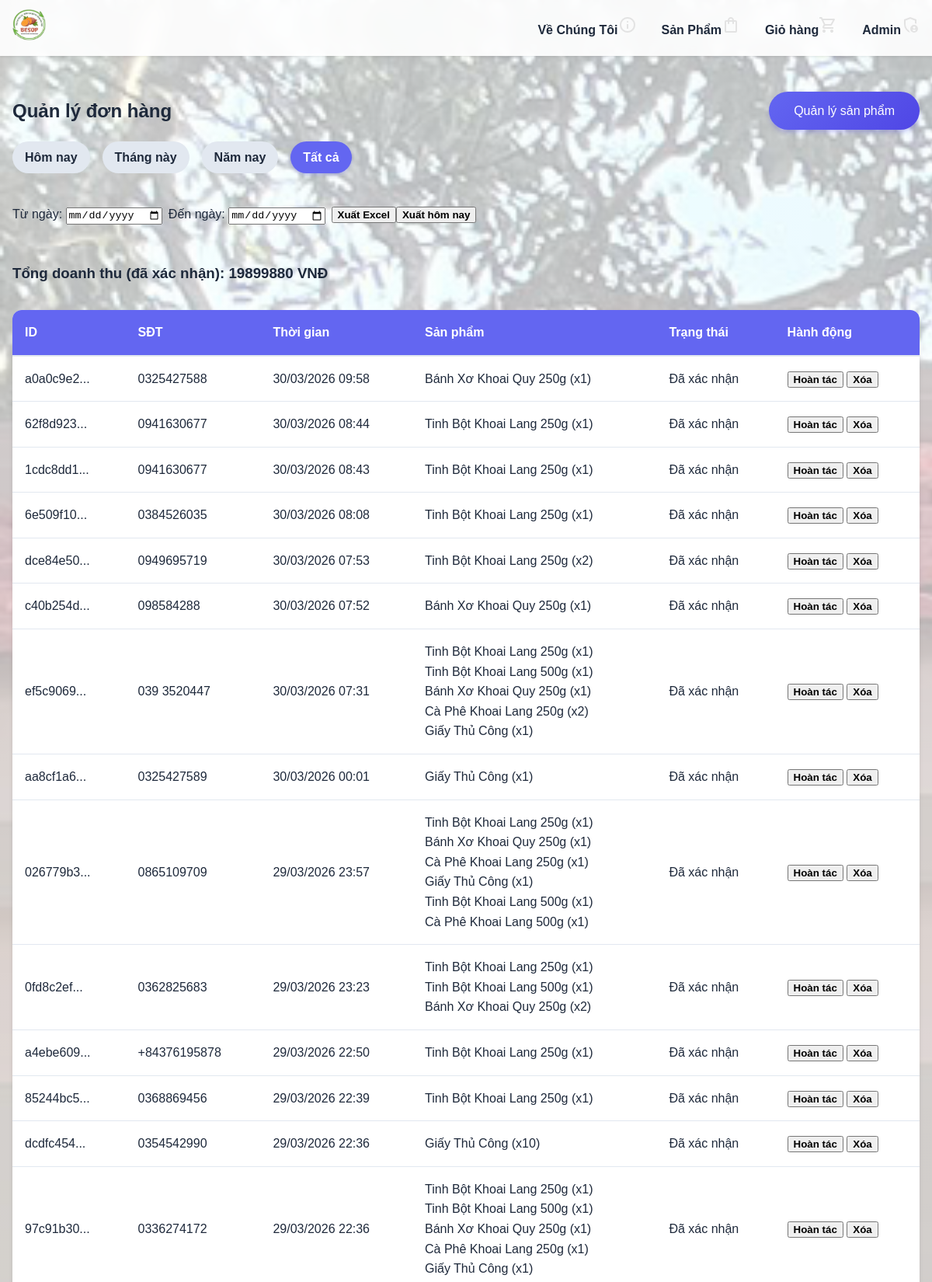
The page /quan-ly/ (signed in, upper part) on the database its author committed.
### shop/models.py (models this page shows, shortened)
class Transaction(models.Model):
    id = models.UUIDField(primary_key=True, default=uuid.uuid4, editable=False)
    phone_number = models.CharField(max_length=20)
    created_at = models.DateTimeField(auto_now_add=True)
    is_confirmed = models.BooleanField(default=False)
    revenue = models.IntegerField(default=0, blank=True, null=True)

class ProductTransaction(models.Model):
    transaction = models.ForeignKey(Transaction, on_delete=models.CASCADE)
    product_count = models.IntegerField()
    product = models.ForeignKey(Product, on_delete=models.CASCADE)

class Product(models.Model):
    product_name = models.CharField(max_length=255)
    price = models.IntegerField()
    description = models.TextField(blank=True, null=True)
    image = models.ImageField(upload_to='products/', blank=True, null=True)
    def __str__(self):
        return self.product_name

### shop/views.py (the view, shortened to what this page needs)
# urls.py: path('quan-ly/', views.admin_transactions, name='admin_transactions'),
@user_passes_test(lambda u: u.is_authenticated and u.is_superuser)
def admin_transactions(request):
    transactions = Transaction.objects.all()
    period = request.GET.get('period')
    now = timezone.now()
    if period == 'day':
        transactions = transactions.filter(created_at__date=now.date())
    elif period == 'month':
        transactions = transactions.filter(created_at__year=now.year, created_at__month=now.month)
    elif period == 'year':
        transactions = transactions.filter(created_at__year=now.year)
    transactions = transactions.order_by('-created_at')
    total_revenue = 0
    confirmed_transactions = transactions.filter(is_confirmed=True)
    total_revenue = sum(trans.revenue for trans in confirmed_transactions)
    return render(request, 'admin_transactions.html', {
        'transactions': transactions,
        'total_revenue': total_revenue,
        'current_period': period
        })

### templates/admin_transactions.html (shortened to what this page needs)
{% extends 'base.html' %}
{% block content %}
<div style="display: flex; justify-content: space-between; align-items: center;">
    <h2>Quản lý đơn hàng</h2>
    <a href="{% url 'admin_products' %}" class="btn btn-primary">Quản lý sản phẩm</a>
</div>
<div class="filters">
    <a href="?period=day" class="{% if current_period == 'day' %}active{% endif %}">Hôm nay</a>
    <a href="?period=month" class="{% if current_period == 'month' %}active{% endif %}">Tháng này</a>
    <a href="?period=year" class="{% if current_period == 'year' %}active{% endif %}">Năm nay</a>
    <a href="{% url 'admin_transactions' %}" class="{% if not current_period %}active{% endif %}">Tất cả</a>
</div>
<div style="align-content: center; display: inline-flex;">
    <form method="get" action="{% url 'extract_revenue_report_excel' %}" class="export-form" style="margin: 1rem 0; display:flex; gap:0.5rem; align-items: center;">
    <label>
        Từ ngày:
        <input type="date" name="start_date" value="{{ request.GET.start_date }}" required>
    </label>
    <label>
        Đến ngày:
        <input type="date" name="end_date" value="{{ request.GET.end_date }}" required>
    </label>
    <button type="submit">Xuất Excel</button>
</form>
<form method="get" action="{% url 'extract_revenue_report_excel' %}" class="export-form" style="margin: 1rem 0; display:flex; gap:0.5rem; align-items: center;">
    <button type="submit" name="today" value="1">Xuất hôm nay</button>
</form>
</div>
<div class="revenue">
    <h3>Tổng doanh thu (đã xác nhận): {{ total_revenue|floatformat:0 }} VNĐ</h3>
</div>
<table class="admin-table">
    <thead>
        <tr>
            <th>ID</th>
            <th>SĐT</th>
            <th>Thời gian</th>
            <th>Sản phẩm</th>
            <th>Trạng thái</th>
            <th>Hành động</th>
        </tr>
    </thead>
    <tbody>
        {% for trans in transactions %}
        <tr>
            <td>{{ trans.id|stringformat:".8s" }}...</td>
            <td>{{ trans.phone_number }}</td>
            <td>{{ trans.created_at|date:"d/m/Y H:i" }}</td>
            <td>
                {% for pt in trans.producttransaction_set.all %}
                    {{ pt.product }} (x{{ pt.product_count }})<br>
                {% endfor %}
            </td>
            <td>{% if trans.is_confirmed %}Đã xác nhận{% else %}Chờ xác nhận{% endif %}</td>
            <td>
                {% if not trans.is_confirmed %}
                    <form method="post" action="{% url 'admin_transactions' %}" style="display: inline;">
                        {% csrf_token %}
                        <input type="hidden" name="transaction_id" value="{{ trans.id }}">
                        <button type="submit">Xác nhận</button>
                    </form>
                {% else %}
                    <form method="post" action="{% url 'revert_transaction' trans.id %}" style="display: inline;">
                        <button type="submit">Hoàn tác</button>
                    </form>
                {% endif %}
                <form method="post" action="{% url 'delete_transaction' trans.id %}" style="display: inline;" onsubmit="return confirm('Bạn có chắc chắn muốn xóa đơn hàng này?');">
                    <button type="submit" class="delete-btn">Xóa</button>
                </form>
            </td>
        </tr>
        {% empty %}
        <tr>
            <td colspan="6">Không có đơn hàng nào.</td>
        </tr>
        {% endfor %}
    </tbody>
</table>
{% endblock %}

### static/css/style.css (style rules this page uses)
:root { --primary-color: #6366f1; --primary-hover: #4f46e5; --secondary-color: #ec4899; --background-color: #f8fafc; --card-bg: #ffffff; --text-color: #1e293b; --text-light: #64748b; --border-radius: 12px; --shadow: 0 4px 6px -1px rgb(0 0 0 / 0.1), 0 2px 4px -2px rgb(0 0 0 / 0.1); --shadow-hover: 0 10px 15px -3px rgb(0 0 0 / 0.1), 0 4px 6px -4px rgb(0 0 0 / 0.1); }
html { font-size: 16px; }
body { font-family: 'Poppins', sans-serif; margin: 0; padding: 0; background-color: var(--background-color); color: var(--text-color); line-height: 1.6; }
a { text-decoration: none; color: inherit; transition: color 0.2s; }
table { width: 100%; border-collapse: separate; border-spacing: 0; margin-bottom: 2rem; }
th { text-align: left; padding: 1rem; background-color: #f1f5f9; color: var(--text-light); font-weight: 600; border-bottom: 2px solid #e2e8f0; }
td { padding: 1rem; border-bottom: 1px solid #e2e8f0; }
button { font-family: inherit; font-weight: 600; cursor: pointer; transition: all 0.2s; }
.btn-primary, .btn-confirm { background: linear-gradient(135deg, var(--primary-color), var(--primary-hover)); color: white; padding: 0.75rem 2rem; border: none; border-radius: 50px; font-size: 1rem; box-shadow: 0 4px 6px -1px rgba(79, 70, 229, 0.3); }
.admin-table { width: 100%; background: var(--card-bg); border-radius: var(--border-radius); box-shadow: var(--shadow); overflow: hidden; border-collapse: collapse; }
.admin-table th { background-color: var(--primary-color); color: white; }
.filters { display: flex; gap: 1rem; margin-bottom: 1.5rem; flex-wrap: wrap; }
.filters a { padding: 0.5rem 1rem; background: #e2e8f0; border-radius: 50px; font-weight: 600; transition: all 0.2s; }
.filters a.active { background: var(--primary-color); color: white; box-shadow: 0 2px 4px rgba(99, 102, 241, 0.3); }
.revenue { margin: 2rem 0; }

### rows shown on the page
Transaction: is_confirmed "Đã xác nhận"
ProductTransaction: product "Bánh Xơ Khoai Quy 250g", product_count "1"
Transaction: is_confirmed "Đã xác nhận"
ProductTransaction: product "Tinh Bột Khoai Lang 250g", product_count "1"
Transaction: is_confirmed "Đã xác nhận"
ProductTransaction: product "Tinh Bột Khoai Lang 250g", product_count "1"
Transaction: is_confirmed "Đã xác nhận"
ProductTransaction: product "Tinh Bột Khoai Lang 250g", product_count "1"
Transaction: is_confirmed "Đã xác nhận"
ProductTransaction: product "Tinh Bột Khoai Lang 250g", product_count "2"
Transaction: is_confirmed "Đã xác nhận"
ProductTransaction: product "Bánh Xơ Khoai Quy 250g", product_count "1"
Transaction: is_confirmed "Đã xác nhận"
ProductTransaction: product "Tinh Bột Khoai Lang 250g", product_count "1"
ProductTransaction: product "Tinh Bột Khoai Lang 500g", product_count "1"
ProductTransaction: product "Bánh Xơ Khoai Quy 250g", product_count "1"
ProductTransaction: product "Cà Phê Khoai Lang 250g", product_count "2"
ProductTransaction: product "Giấy Thủ Công", product_count "1"
Transaction: is_confirmed "Đã xác nhận"
ProductTransaction: product "Giấy Thủ Công", product_count "1"
Transaction: is_confirmed "Đã xác nhận"
ProductTransaction: product "Tinh Bột Khoai Lang 250g", product_count "1"
ProductTransaction: product "Bánh Xơ Khoai Quy 250g", product_count "1"
ProductTransaction: product "Cà Phê Khoai Lang 250g", product_count "1"
ProductTransaction: product "Giấy Thủ Công", product_count "1"
ProductTransaction: product "Tinh Bột Khoai Lang 500g", product_count "1"
ProductTransaction: product "Cà Phê Khoai Lang 500g", product_count "1"
Transaction: is_confirmed "Đã xác nhận"
ProductTransaction: product "Tinh Bột Khoai Lang 250g", product_count "1"
ProductTransaction: product "Tinh Bột Khoai Lang 500g", product_count "1"
ProductTransaction: product "Bánh Xơ Khoai Quy 250g", product_count "2"
Transaction: is_confirmed "Đã xác nhận"
ProductTransaction: product "Tinh Bột Khoai Lang 250g", product_count "1"
Transaction: is_confirmed "Đã xác nhận"
ProductTransaction: product "Tinh Bột Khoai Lang 250g", product_count "1"
Transaction: is_confirmed "Đã xác nhận"
ProductTransaction: product "Giấy Thủ Công", product_count "10"
Transaction: is_confirmed "Đã xác nhận"
ProductTransaction: product "Tinh Bột Khoai Lang 250g", product_count "1"
ProductTransaction: product "Tinh Bột Khoai Lang 500g", product_count "1"
ProductTransaction: product "Bánh Xơ Khoai Quy 250g", product_count "1"
ProductTransaction: product "Cà Phê Khoai Lang 250g", product_count "1"
ProductTransaction: product "Giấy Thủ Công", product_count "1"

### other values the page prints
{{ total_revenue|floatformat:0 }} "19899880"
